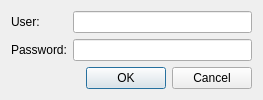
<?xml version="1.0" encoding="UTF-8"?>
<ui version="4.0">
 <class>QnCredentialsDialog</class>
 <widget class="QDialog" name="QnCredentialsDialog">
  <property name="geometry">
   <rect>
    <x>0</x>
    <y>0</y>
    <width>263</width>
    <height>91</height>
   </rect>
  </property>
  <property name="windowTitle">
   <string>Enter a valid username and password...</string>
  </property>
  <layout class="QFormLayout" name="formLayout">
   <item row="0" column="0">
    <widget class="QLabel" name="userLabel">
     <property name="text">
      <string>User:</string>
     </property>
    </widget>
   </item>
   <item row="0" column="1">
    <widget class="QLineEdit" name="userEdit"/>
   </item>
   <item row="1" column="0">
    <widget class="QLabel" name="passwordLabel">
     <property name="text">
      <string>Password:</string>
     </property>
    </widget>
   </item>
   <item row="1" column="1">
    <widget class="QLineEdit" name="passwordEdit">
     <property name="echoMode">
      <enum>QLineEdit::Password</enum>
     </property>
    </widget>
   </item>
   <item row="2" column="0" colspan="2">
    <widget class="QDialogButtonBox" name="buttonBox">
     <property name="orientation">
      <enum>Qt::Horizontal</enum>
     </property>
     <property name="standardButtons">
      <set>QDialogButtonBox::Cancel|QDialogButtonBox::Ok</set>
     </property>
    </widget>
   </item>
  </layout>
 </widget>
 <resources/>
 <connections>
  <connection>
   <sender>buttonBox</sender>
   <signal>accepted()</signal>
   <receiver>QnCredentialsDialog</receiver>
   <slot>accept()</slot>
   <hints>
    <hint type="sourcelabel">
     <x>248</x>
     <y>254</y>
    </hint>
    <hint type="destinationlabel">
     <x>157</x>
     <y>274</y>
    </hint>
   </hints>
  </connection>
  <connection>
   <sender>buttonBox</sender>
   <signal>rejected()</signal>
   <receiver>QnCredentialsDialog</receiver>
   <slot>reject()</slot>
   <hints>
    <hint type="sourcelabel">
     <x>316</x>
     <y>260</y>
    </hint>
    <hint type="destinationlabel">
     <x>286</x>
     <y>274</y>
    </hint>
   </hints>
  </connection>
 </connections>
</ui>
